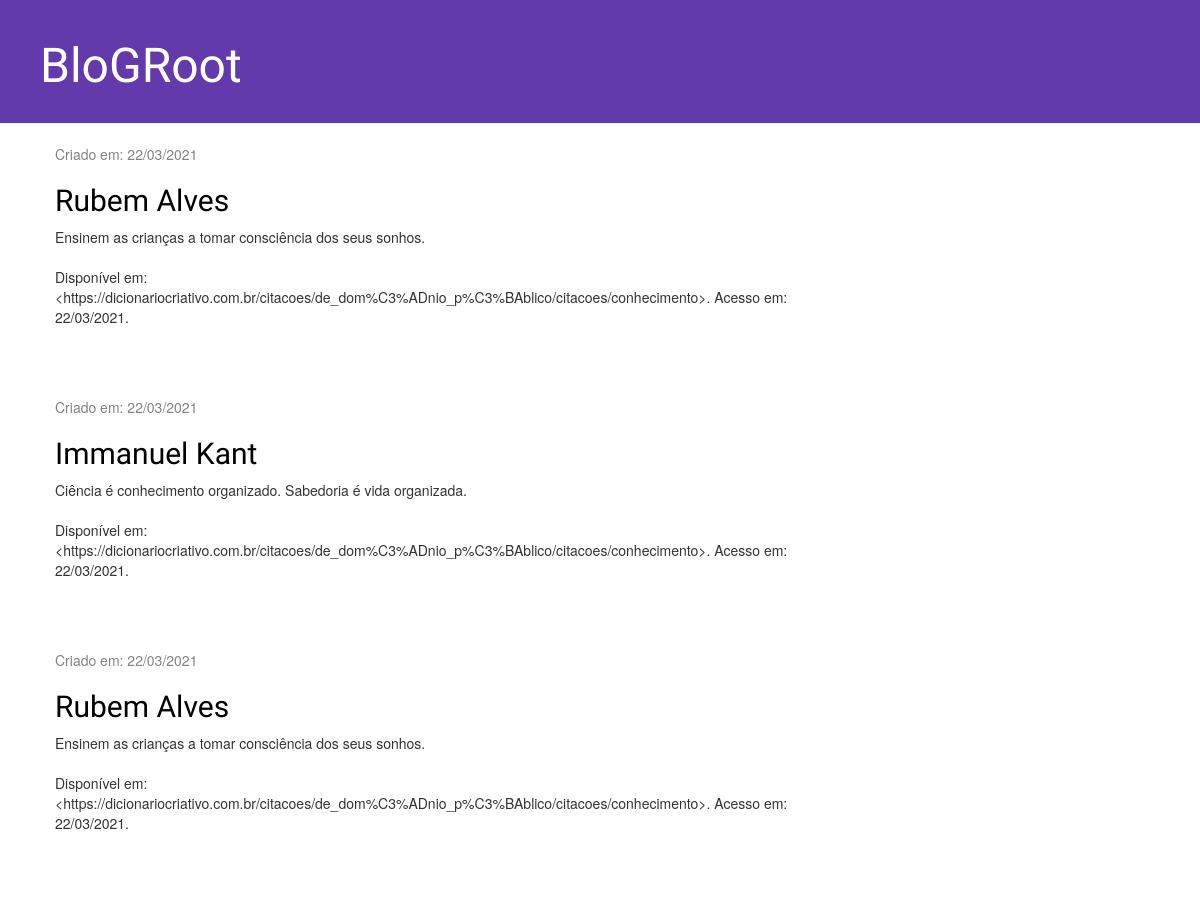
/post/drafts/, run on an earlier commit of the app's database.
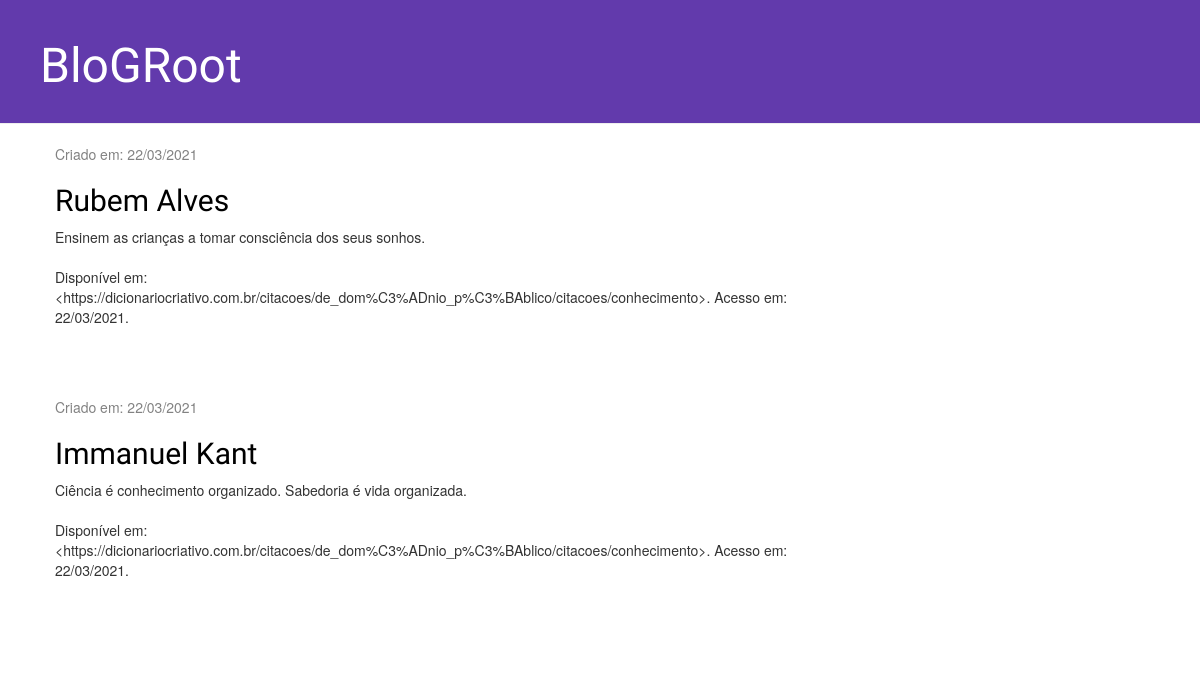
And on a later commit of the database.
### blog/models.py (models this page shows, shortened)
class Post(models.Model):
    autor = models.ForeignKey(
        settings.AUTH_USER_MODEL, on_delete=models.CASCADE
        )
    titulo = models.CharField(max_length=200)
    texto = models.TextField()
    data_criacao = models.DateTimeField(default=timezone.now)
    data_publicacao = models.DateTimeField(blank=True, null=True)

### blog/views.py (the view)
# urls.py: path('post/drafts/', views.post_draft_list, name='post_draft_list'),
def post_draft_list(request):
    posts = Post.objects.filter(data_publicacao__isnull = True).order_by(
        '-data_criacao'
    )
    return render(request, 'blog/post_drafts_list.html', {'posts': posts})

### blog/templates/blog/post_drafts_list.html
{% extends 'blog/base.html' %}
{% block content %}
    {% if posts %}
        {% for post in posts %}
            <div class="post">
                <div class="date">
                    <p>Criado em: {{ post.data_criacao | date:'d/m/Y'}}</p>
                </div>
                <h2><a href="{% url 'blog:post_detail' pk=post.pk%}">{{ post.titulo }}</a></h2>
                <p>{{ post.texto|linebreaksbr }}</p>
            </div>
        {% endfor %}
    {% else %}
        <h3>No momento não há postagens para publicação.</h3>
    {% endif %}
{% endblock %}

What changed in the data, as far as the page shows it:
removed Post: data_criacao "22/03/2021", titulo "Rubem Alves", texto "Ensinem as crianças a tomar consciência dos seus sonhos. Disponível em: <https://dicionariocriativo.com.br/citacoes/de_dom%C3%ADnio_p%C3%BAblico/citacoes/conhecimento>. Acesso em: 22/03/2021."
